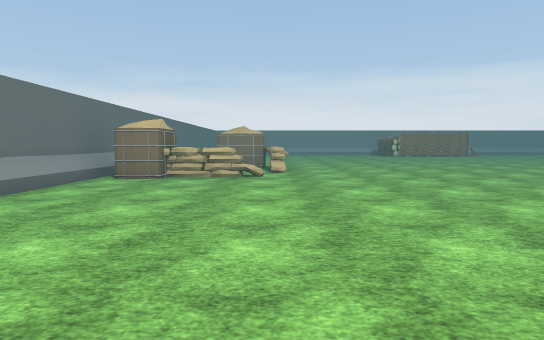
view 1 (above)

19 first-person views from a walk through a 3-D level made in the Unity game engine. The camera is 1.2 m above the floor, tilts 4° down and sees 75° across. The floor is counted in squares, 2 m on a side. Each view is taken from the middle of a square. On the plan, view 1 faces up. The plan holds only what a view shows up to about 10 squares ahead; the rest is blank. The player is left out. Some surface patterns are stand-ins.

view 2
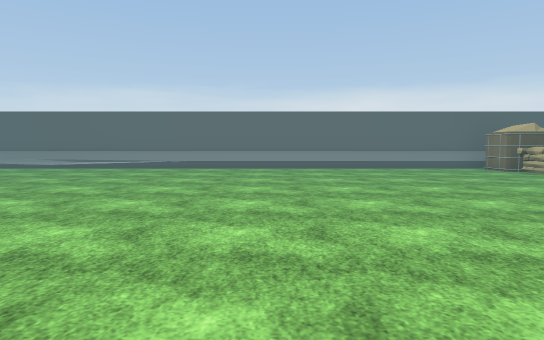

view 3
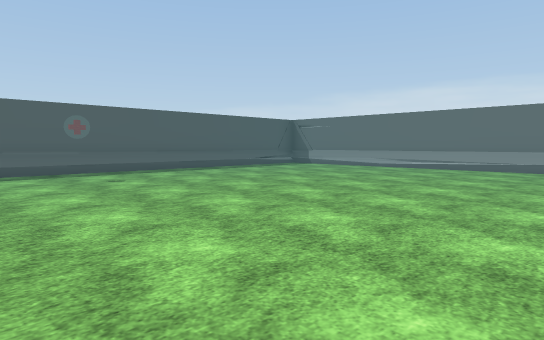

view 4
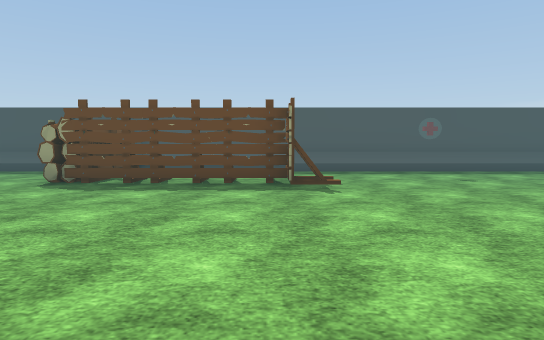

view 5
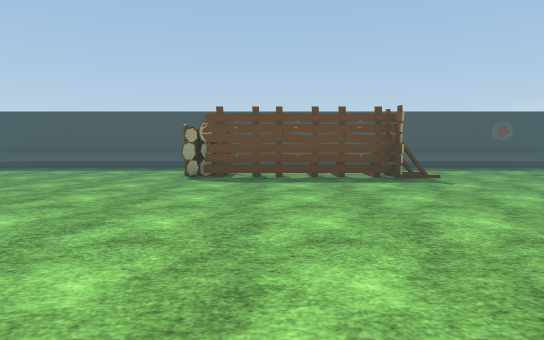

view 6
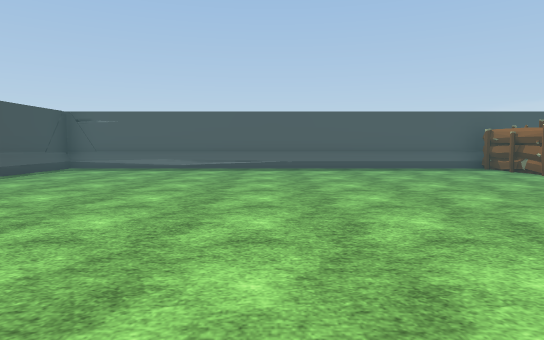

view 7
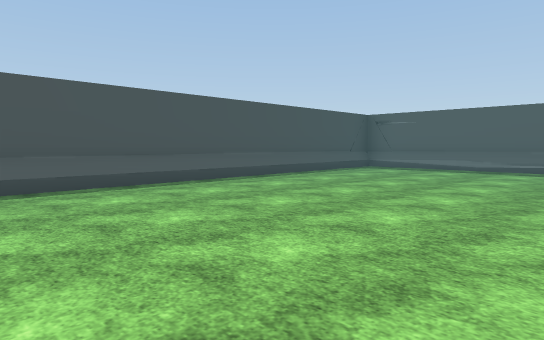

view 8
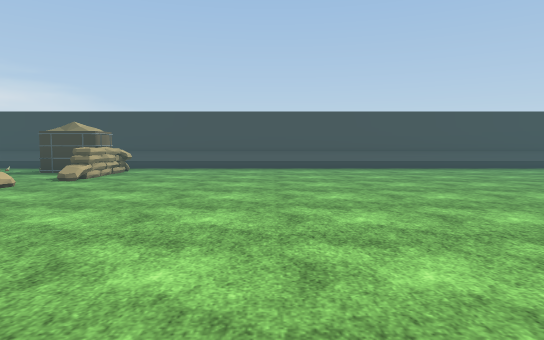

view 9
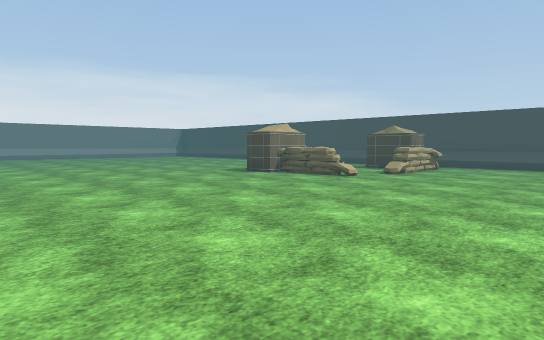

view 10
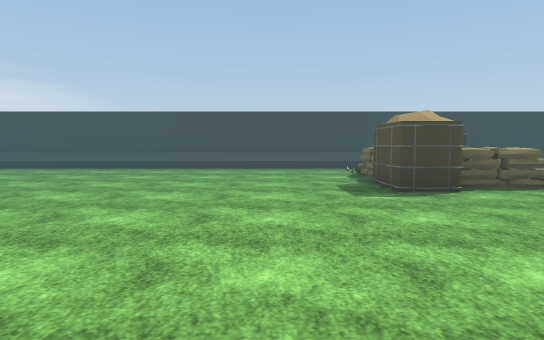

view 11
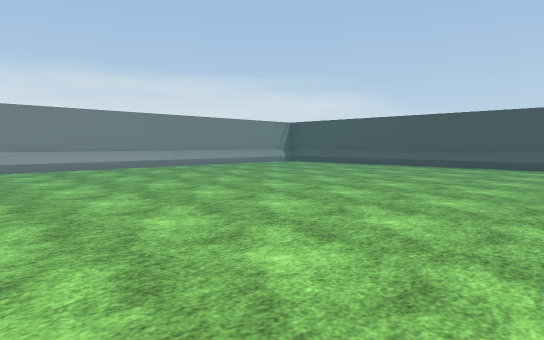

view 12
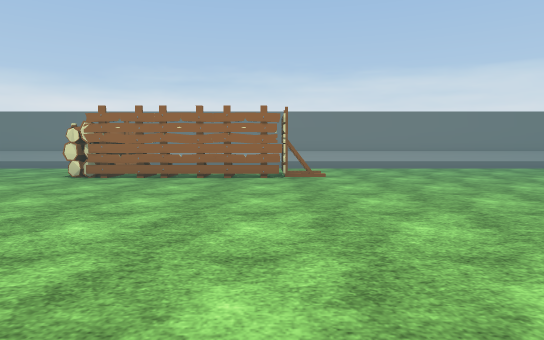

view 13
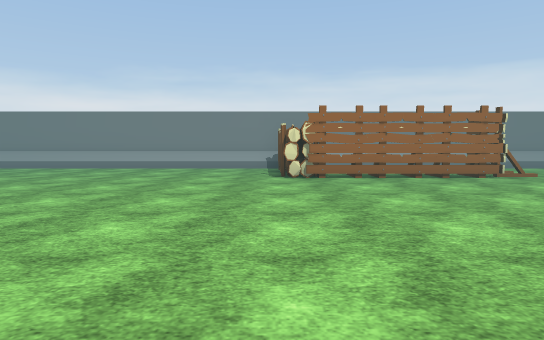

view 14
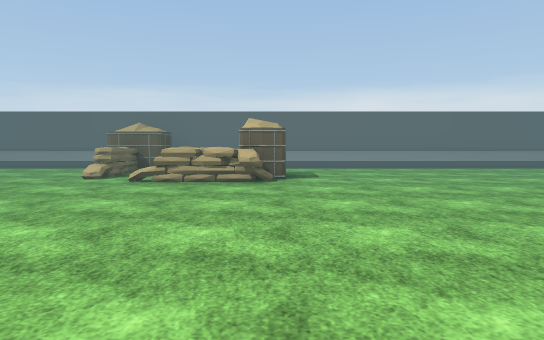

view 15
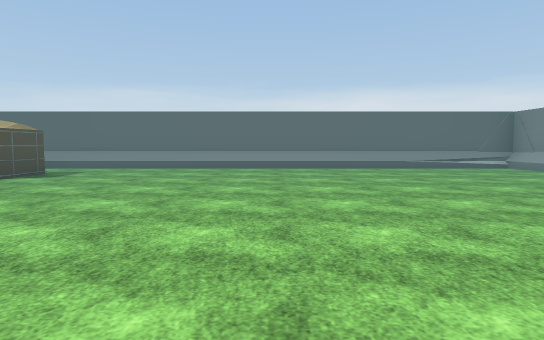

view 16
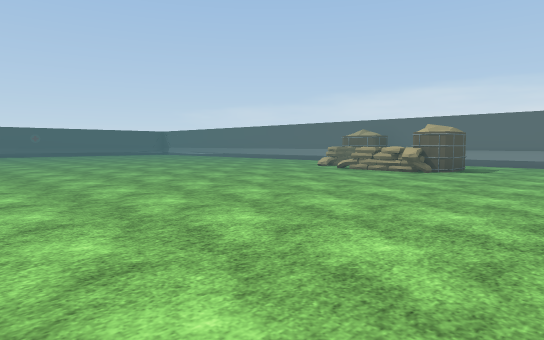

view 17
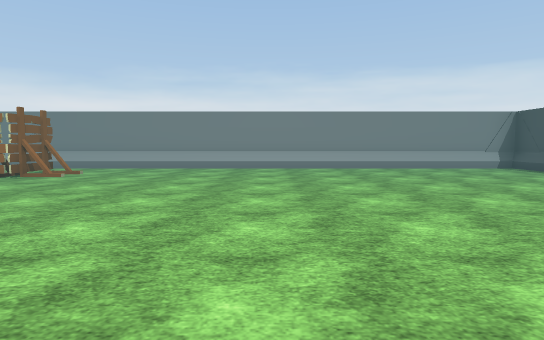

view 18
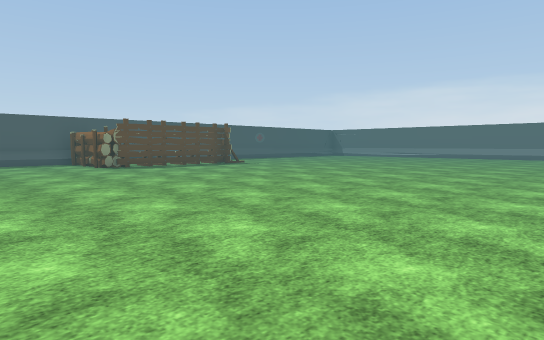

view 19
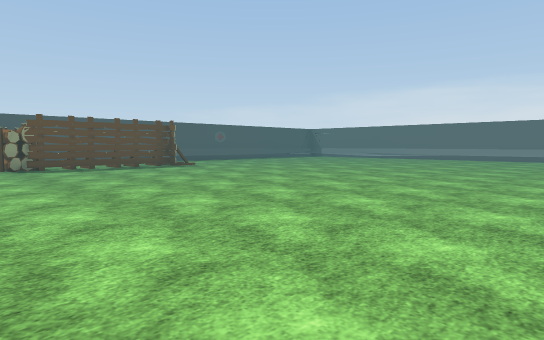

### Floor plan
Key: @ floor where view 1 was taken; # wall or solid block; . floor; / step, stairs or slope; = window, fence, low wall or low ledge; ^ raised ledge; O other object.
Columns run from 4 left of view 1 to 22 right of it. Each row starts with its distance up from view 1.
 22 OO ######################OO
 21 O//////////O//////////////O
 20 #/........OO  .........../
 19 #/.........O###........../#
 18 #/........... #........../#
 17 #/......................./#
 16 #/......................./#
 15 #/......................./#
 14 #/......................./#
 13 #/......................./#
 12 #/........... .........../#
 11 #/...........   ........./#
 10 #/.OO........   .....O#^./#
  9 ##  ^........   .....^ .O/#
  8 ##O./.......   ....../ =O/#
  7 #.#^/.......   .......#^=/#
  6 #/..........   ........../#
  5 #/..........   ........../#
  4 #/......................./#
  3 #/......................./#
  2 #/......................./#
  1 #/......................./#
  0 #/..@..................../#
 -1 #/......................./#
 -2 #/......................./#
 -3 #/......................./#
 -4 #/......................./#
 -5 #/......................./#
 -6 #/.........####........../#
 -7    .....O.....O........../#
 -8     //////////O///////////O
 -9     #####################OO

Positions as (right, up) in squares from view 1, and headings:
1: (0, 0), facing up
2: (6, 1), facing left
3: (6, 0), facing down-left
4: (7, 0), facing down
5: (9, 1), facing down
6: (16, 1), facing down
7: (16, 1), facing down-right
8: (12, 4), facing right
9: (11, 4), facing up-right
10: (12, 12), facing right
11: (11, 12), facing up-right
12: (10, 12), facing up
13: (6, 12), facing up
14: (6, 10), facing left
15: (6, 15), facing left
16: (8, 13), facing down-left
17: (15, 12), facing up
18: (14, 4), facing down-left
19: (12, 4), facing down-left
